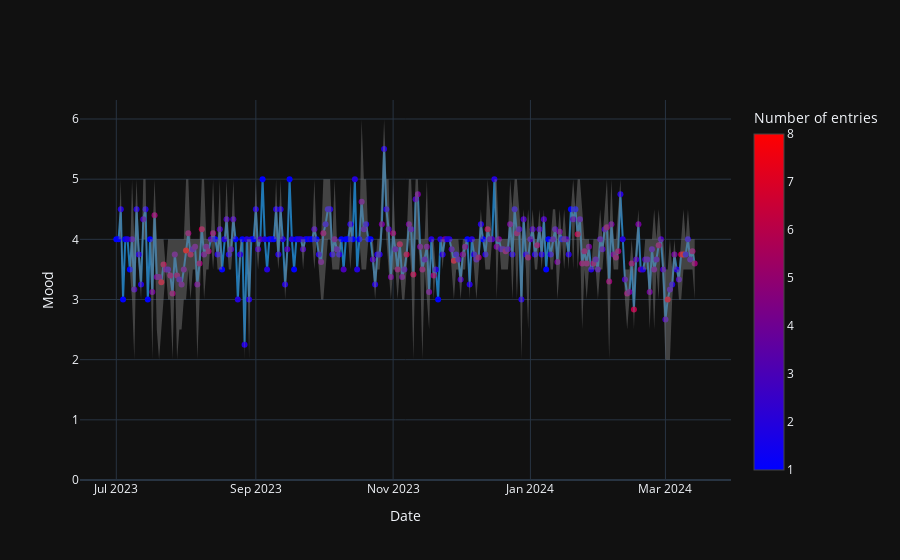

This figure's notebook cell:
### Markdown cell above
## Mood plot

### Code cell
df.mood_plot('day')

### Figure 1 — Plotly figure (JSON) as saved in the notebook; plotly's stock layout.template omitted (floating-point values rounded to 4 significant figures; data arrays with more than 128 entries replaced by an {"elided": "..."} marker saying what was removed)
{"data": [{"line": {"color": "rgb(31, 119, 180)"}, "marker": {"color": {"elided": "258 int values"}, "colorbar": {"title": {"text": "Number of entries"}}, "colorscale": [[0, "rgb(0,0,255)"], [1, "rgb(255,0,0)"]], "showscale": true}, "mode": "lines+markers", "name": "avg", "type": "scatter", "x": {"elided": "258 str values"}, "y": {"elided": "258 float values"}}, {"line": {"width": 0}, "marker": {"color": "#444"}, "mode": "lines", "name": "max", "showlegend": false, "type": "scatter", "x": {"elided": "258 str values"}, "y": {"elided": "258 float values"}}, {"fill": "tonexty", "fillcolor": "rgba(130, 130, 130, 0.45)", "line": {"width": 0}, "marker": {"color": "#444"}, "mode": "lines", "name": "min", "showlegend": false, "type": "scatter", "x": {"elided": "258 str values"}, "y": {"elided": "258 float values"}}], "layout": {"hovermode": "x", "showlegend": false, "xaxis": {"title": {"text": "Date"}}, "yaxis": {"rangemode": "tozero", "title": {"text": "Mood"}}}}
